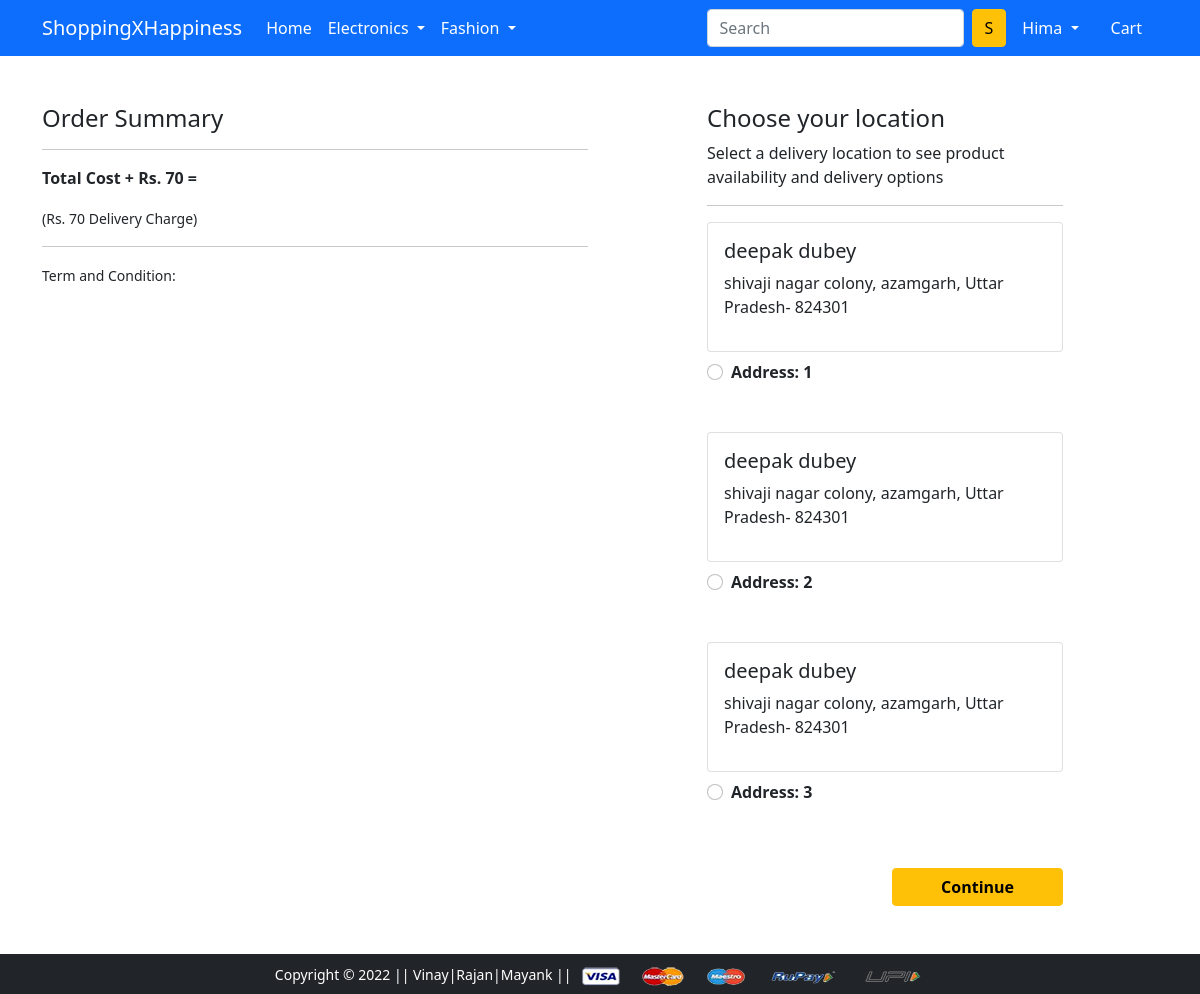
The page /checkout/ (signed in) on the database its author committed.
### app/models.py (models this page shows, shortened)
class Customer(models.Model):
 user = models.ForeignKey(User, on_delete=models.CASCADE)
 name = models.CharField(max_length=200)
 locality = models.CharField(max_length=200)
 city = models.CharField(max_length=50)
 zipcode = models.IntegerField()
 state = models.CharField(choices=STATE_CHOICES, max_length=50)

### app/views.py (the view)
# urls.py: path('checkout/', views.checkout, name='checkout'),
@login_required
def checkout(request):
	user = request.user
	add = Customer.objects.filter(user=user)
	cart_items = Cart.objects.filter(user=request.user)
	return render(request, 'app/checkout.html', {'add':add, 'cart_items':cart_items})

### app/templates/app/checkout.html (shortened to what this page needs)
{% extends 'app/base.html' %}
{% load static %}
{% block main-content %}
<div class="container">
 <div class="row mt-5">
  <div class="col-sm-6">
    <h4>Order Summary</h4>
    <hr>
    <p class="fw-bold">Total Cost + Rs. 70  = {{totalcost}}</p>
    <small>(Rs. 70 Delivery Charge)</small> <hr>
    <small>Term and Condition:</small>
  </div>
  <div class="col-sm-4 offset-sm-1">
    <h4>Choose your location</h4>
    <p>Select a delivery location to see product availability and delivery options</p>
    <hr>
    <form action="/paymentdone" id="myform">
    {% for ad in add %}
      <div class="card">
        <div class="card-body">
        <h5>{{ad.name}}</h5>
        <p>{{ad.locality}}, {{ad.city}}, {{ad.state}}- {{ad.zipcode}}</p>
        </div>
      </div>
        <div class="form-check mt-2 mb-5">
          <input class="form-check-input" type="radio" name="custid" id="custadd{{forloop.counter}}" value="{{ad.id}}">
          <label class="form-check-label fw-bold" for="custadd{{forloop.counter}}">
            Address: {{ forloop.counter }} </label>
        </div>
      {% endfor %}
        <div class="text-end">
          <button type="submit" class="btn btn-warning mt-3 px-5 fw-bold">Continue</button>
        </div>
      </form>
    </div>
  </div>
</div>
{% endblock main-content %}

### app/templates/app/base.html (shortened to what this page needs)
<!doctype html>
{% load static %}
<html lang="en">
  <head>
    <link href="https://cdn.jsdelivr.net/npm/bootstrap@5.0.0-beta1/dist/css/bootstrap.min.css" rel="stylesheet">
    <link rel="stylesheet" href="{% static 'app/css/owl.carousel.min.css' %}">
    <link rel="stylesheet" href="{% static 'app/css/all.min.css' %}">
    <link rel="stylesheet" href="{% static 'app/css/style.css' %}">
  </head>
  <body>
    <nav class="navbar navbar-expand-lg navbar-dark bg-primary">
     <div class="container">
       <a class="navbar-brand" href="/">ShoppingXHappiness</a>
       <div class="collapse navbar-collapse" id="navbarSupportedContent">
         <ul class="navbar-nav me-auto mb-2 mb-lg-0">
           <li class="nav-item">
             <a class="nav-link active" aria-current="page" href="/">Home</a>
           </li>
           <li class="nav-item dropdown">
             <a class="nav-link dropdown-toggle text-white" href="#" id="electronicsDropdown" role="button" data-bs-toggle="dropdown" aria-expanded="false">
               Electronics
             </a>
           </li>
           <li class="nav-item dropdown">
             <a class="nav-link dropdown-toggle text-white" href="#" id="fashionDropdown" role="button" data-bs-toggle="dropdown" aria-expanded="false">
               Fashion
             </a>
           </li>
         </ul>
         <form class="d-flex">
           <input class="form-control me-2" type="search" placeholder="Search" aria-label="Search">
           <button class="btn btn-warning" type="submit">S</button>
         </form>
         <div>
          <ul class="navbar-nav me-auto mb-2 mb-lg-0">
          {% if request.user.is_authenticated %}
           <li class="nav-item dropdown mx-2">
              <a class="nav-link dropdown-toggle text-white" href="#" id="profileDropdown" role="button" data-bs-toggle="dropdown" aria-expanded="false">
                {{request.user.username|capfirst}}
              </a>
            </li>
            <li class="nav-item mx-2">
              <a href="{% url 'showcart' %}" class="nav-link text-white"> Cart </a>
            </li>
            {% endif %}
          </ul>
         </div>
       </div>
     </div>
    </nav>
    {% block main-content %} {% endblock main-content %}
    <footer class="container-fluid bg-dark text-center p-2 mt-5">
        <small class="text-white">Copyright &copy; 2022 || Vinay|Rajan|Mayank || </small>
        <img src="{% static 'app/images/payment.png' %}" alt="" srcset="" class="img-fluid" height="2px">
    </footer>
  </body>
</html>

### rows shown on the page
Customer: name "deepak dubey", locality "shivaji nagar colony", city "azamgarh", state "Uttar Pradesh", zipcode "824301"
Customer: name "deepak dubey", locality "shivaji nagar colony", city "azamgarh", state "Uttar Pradesh", zipcode "824301"
Customer: name "deepak dubey", locality "shivaji nagar colony", city "azamgarh", state "Uttar Pradesh", zipcode "824301"

### other values the page prints
{{ request.user.username|capfirst }} "Hima"
